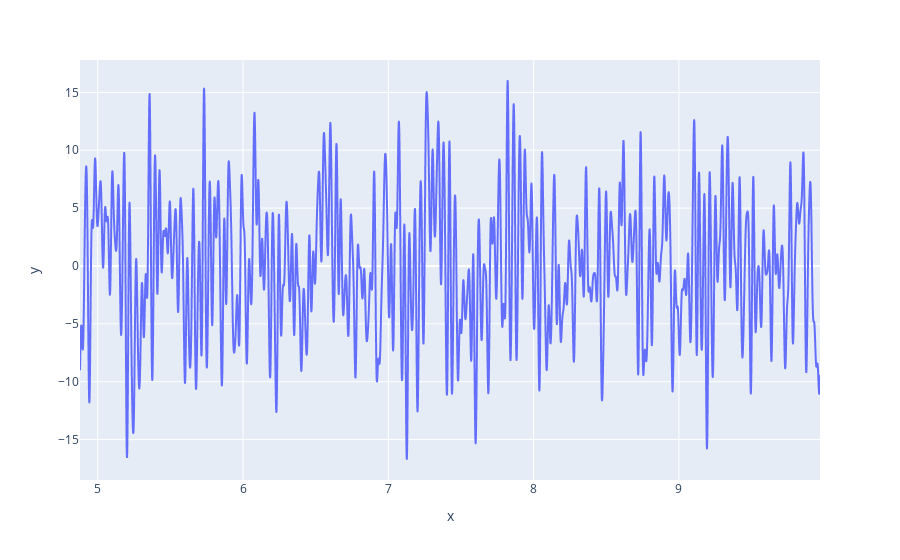

Source (notebook cell):
### Code cell
filtered_fft = fft.copy()
filtered_fft[np.where((np.abs(fft) / np.abs(fft).max()) < .5)] = 0
filtered_sig = scipy.fft.irfft(filtered_fft)
px.line(x=time, y=filtered_sig)

### Figure 1 — Plotly figure (JSON) as saved in the notebook; plotly's stock layout.template omitted (floating-point values rounded to 4 significant figures; data arrays with more than 128 entries replaced by an {"elided": "..."} marker saying what was removed)
{"data": [{"hovertemplate": "x=%{x}<br>y=%{y}<extra></extra>", "legendgroup": "", "line": {"color": "#636efa", "dash": "solid"}, "marker": {"symbol": "circle"}, "mode": "lines", "name": "", "showlegend": false, "type": "scattergl", "x": {"elided": "5094 float values"}, "xaxis": "x", "y": {"elided": "5094 float values"}, "yaxis": "y"}], "layout": {"legend": {"tracegroupgap": 0}, "margin": {"t": 60}, "xaxis": {"anchor": "y", "domain": [0, 1], "title": {"text": "x"}}, "yaxis": {"anchor": "x", "domain": [0, 1], "title": {"text": "y"}}}}
